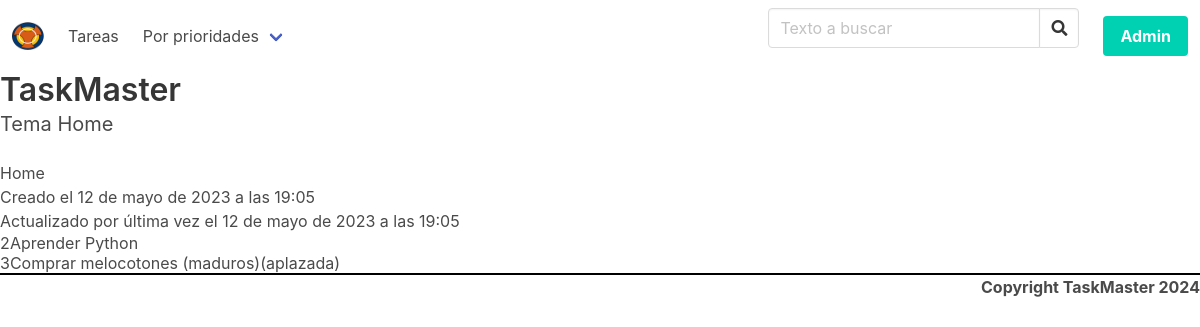
Page /temas/4/ on the earlier database version.
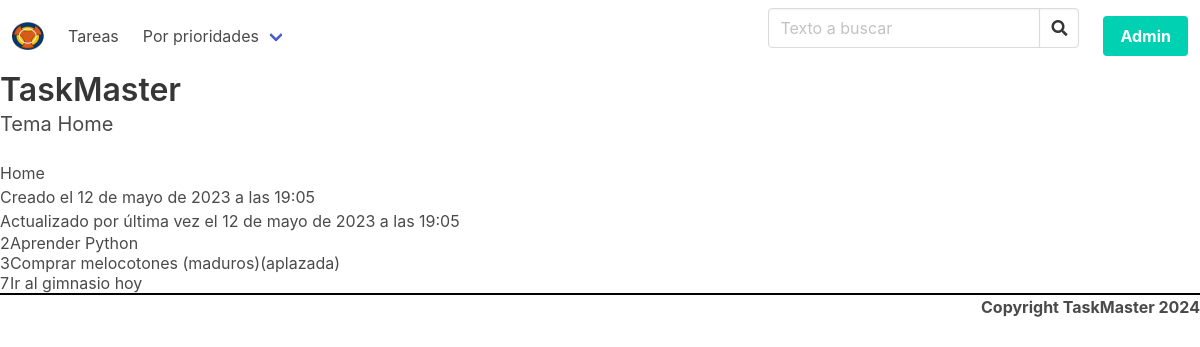
Same page on the later database version.
### tasks/models.py (models this page shows, shortened)
class Subject(models.Model):
    class Meta:
        verbose_name = "Asignatura"
        verbose_name_plural = "Asignaturas"
    id = models.AutoField(primary_key=True)
    name = models.CharField(
        verbose_name="Nombre de la asignatura",
        max_length=120,
        unique=True,
    )
    created = models.DateTimeField(auto_now_add=True)
    updated = models.DateTimeField(auto_now=True)

class Task(models.Model):
    class Meta:
        verbose_name = "Tarea"
        verbose_name_plural = "Tareas"
    title = models.CharField(
        verbose_name="título",
        max_length=250,
        unique=True,
    )
    subject = models.ForeignKey(
        Subject,
        verbose_name="Asignatura",
        on_delete=models.PROTECT,
        related_name="tasks",
        default=1,
    )
    due_date = models.DateField(
        "Fecha de entrega",
        null=True,
        blank=True,
        default=None,
        validators=[
            date_in_future,
        ],
    )
    urgent = models.BooleanField(
        "Urgente",
        default=False,
    )
    priority = models.CharField(
        "Prioridad",
        max_length=1,
        choices=PRIORITIES,
        default="N",
    )
    created = models.DateTimeField(auto_now_add=True)
    updated = models.DateTimeField(auto_now=True)

### tasks/views.py (the view)
# urls.py: path("temas/<int:pk>/", views.subject_detail),
def subject_detail(request, pk):
    subject = Subject.objects.get(pk=pk)
    return render(
        request,
        "tasks/subject_detail.html",
        {
            "title": f"Tema {subject.name}",
            "subject": subject,
        },
    )

### tasks/templates/tasks/subject_detail.html
{% extends 'tasks/base.html' %}
{% block content %}
<h2> {{ subject.name }} </h2>
<p>Creado el {{ subject.created }}</p>
<p>Actualizado por última vez el {{ subject.updated }}</p>
<table>
    {% for task in subject.tasks.all %}<tr>
        <td>{{ task.id }}</td>
        <td>{{ task.title }}</td>
    </tr>{% endfor %}
</table>
{% endblock content %}

### tasks/templates/tasks/base.html (shortened to what this page needs)
{% load static %}<html>
<head>
    <link rel="stylesheet" href="{% static 'tasks/css/bulma.css' %}">
    <link rel="stylesheet" href="{% static 'tasks/css/custom.css' %}">
    <link rel="stylesheet" href="https://cdnjs.cloudflare.com/ajax/libs/font-awesome/5.9.0/css/all.min.css"
 />
</head>
<body>
    {% include 'tasks/navbar.html' %}
    <h1 class="title">TaskMaster</h1>
    <h2 class="subtitle">{{ title }}</h2>
    {% block content %}
    {% endblock content %}
    <p id="trademark"> Copyright TaskMaster 2024</p>
</body>
</html>

### tasks/templates/tasks/navbar.html (shortened to what this page needs)
{% load static %}
<nav class="navbar" role="navigation" aria-label="main navigation">
    <div class="navbar-brand">
        <a class="navbar-item" href="/">
            <img src="{% static 'tasks/img/logo-64x64.png' %}" width="32" height="32">
        </a>
    </div>
    <div id="navbarBasicExample" class="navbar-menu">
        <div class="navbar-start">
            <a class="navbar-item" href="/tareas/">
                Tareas
            </a>
            <div class="navbar-item has-dropdown is-hoverable">
                <a class="navbar-link">
                    Por prioridades
                </a>
            </div>
        </div>
        <div class="navbar-end">
            <div class="navbar-item">
                <form method="POST" action="/search/">
                    <div class="field has-addons">
                        <div class="control">
                            <input type="search" class="input" placeholder="Texto a buscar" name="query"
                                value="{{ query }}">
                        </div>
                        <div class="control">
                            <button type="submit" class="input" name="ok" value="buscar">
                                <i class="fas fa-search"></i>
                            </button>
                        </div>
                    </div>
                </form>
            </div>
            <div class="navbar-item">
                <a class="button is-primary" href="/admin/">
                    <strong>Admin</strong>
                </a>
            </div>
        </div>
    </div>
</nav>

### tasks/static/tasks/css/custom.css (style rules this page uses)
#trademark { text-align: right; border-top: 2px solid black; font-weight: bolder; }

Differences in the rows shown:
added Task: id "7", title "Ir al gimnasio hoy"
